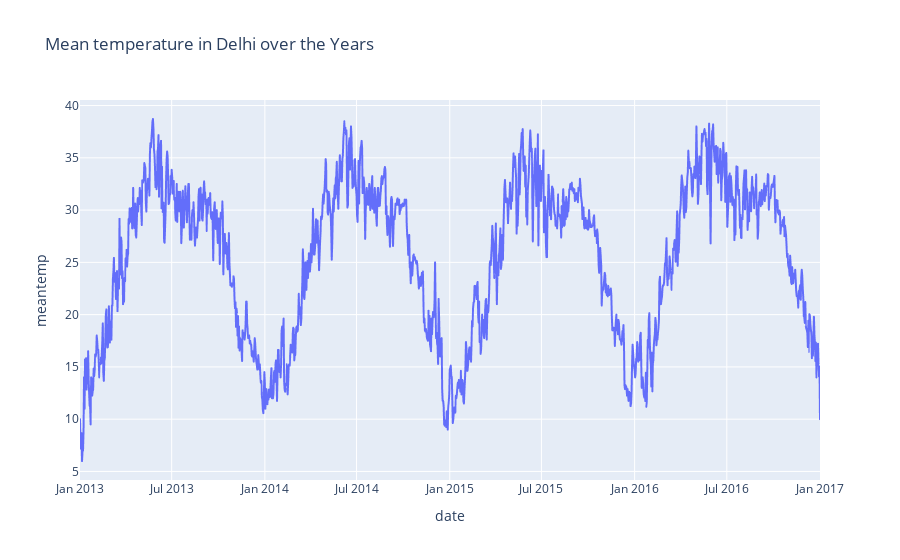

The code cell stored with this chart in its notebook:
### Markdown cell above
Let's have a look at the mena temperature in Delhi over the years.

### Code cell
figure= px.line(data, x='date',y='meantemp', title='Mean temperature in Delhi over the Years')
figure.show()

### Figure 1 — Plotly figure (JSON) as saved in the notebook; plotly's stock layout.template omitted (floating-point values rounded to 4 significant figures; data arrays with more than 128 entries replaced by an {"elided": "..."} marker saying what was removed)
{"data": [{"hovertemplate": "date=%{x}<br>meantemp=%{y}<extra></extra>", "legendgroup": "", "line": {"color": "#636efa", "dash": "solid"}, "marker": {"symbol": "circle"}, "mode": "lines", "name": "", "showlegend": false, "type": "scattergl", "x": {"elided": "1462 str values"}, "xaxis": "x", "y": {"elided": "1462 float values"}, "yaxis": "y"}], "layout": {"legend": {"tracegroupgap": 0}, "title": {"text": "Mean temperature in Delhi over the Years"}, "xaxis": {"anchor": "y", "domain": [0, 1], "title": {"text": "date"}}, "yaxis": {"anchor": "x", "domain": [0, 1], "title": {"text": "meantemp"}}}}
